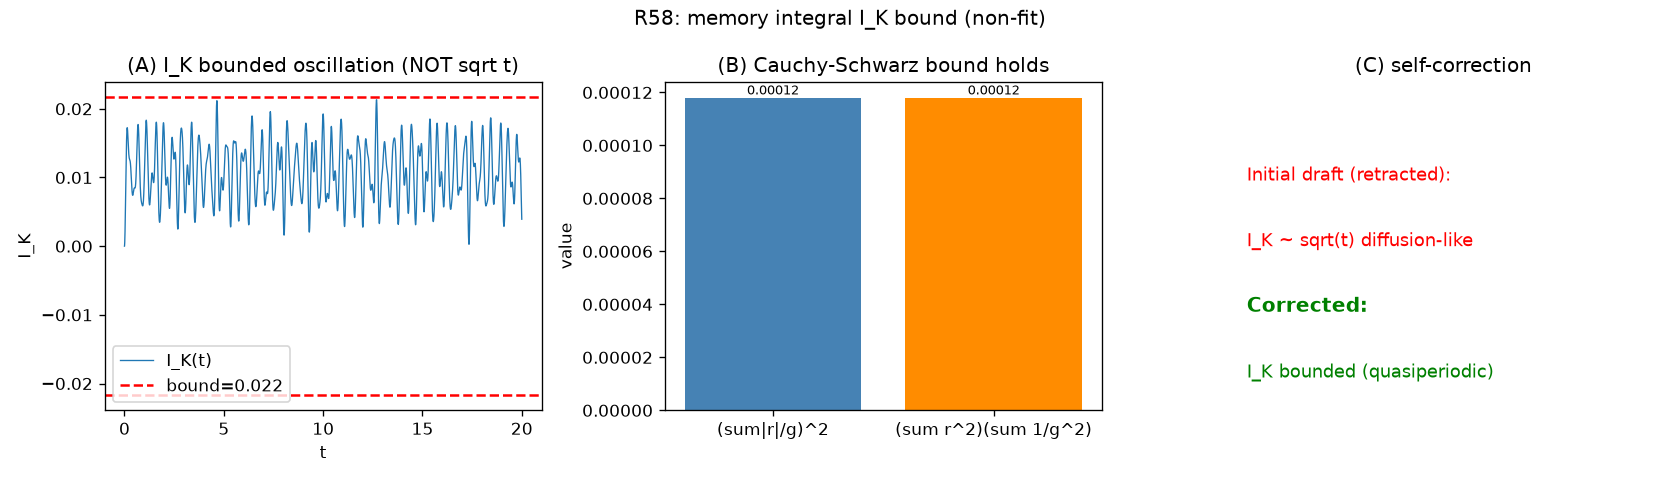

Source code (Python):
#!/usr/bin/env python3
# -*- coding: utf-8 -*-
"""
环 25／58：记忆积分 I_K 的增长律——数值核对（非拟合）
Run: python "10 探索/超导第一性研究/04_计算验证/环25_M10_记忆积分增长律.py"
"""
import os
import sys
if hasattr(sys.stdout, "reconfigure"):
    sys.stdout.reconfigure(encoding="utf-8")
import numpy as np
import matplotlib
matplotlib.use("Agg")
import matplotlib.pyplot as plt

HERE = os.path.dirname(os.path.abspath(__file__))
OUT = os.path.join(HERE, "环25_M10_记忆积分增长律.png")
CSV = os.path.join(HERE, "环25_M10_记忆积分增长律.csv")
SUM = os.path.join(HERE, "环25_M10_记忆积分增长律_摘要.txt")

log = []
def emit(s=""):
    print(s)
    log.append(s)
checks = []
def check(cid, name, ok, detail=""):
    checks.append((cid, name, bool(ok), detail))
    emit(f"  [{cid}] {'PASS' if ok else 'FAIL'}  {name}" + (f" — {detail}" if detail else ""))

# 前几零点与留数（r_n = 1/rho_n, rho_n=1/2+i gamma）
gamma = np.array([14.134725,21.022040,25.010858,30.424876,32.935062])
rho = 0.5 + 1j*gamma
r = 1.0/rho

emit("=" * 62)
emit("环 25／58：记忆积分 I_K 增长律（回改：有界，非 sqrt(t)）")
emit("=" * 62)

# ---- [A] 数值积分 I_K(t) —— 显示有界振荡 ----
emit("\n[A] I_K(t) = ∫ K dt' 数值（K = sum r_n e^{i gamma_n t}，准周期零均值）")
t = np.linspace(0, 20, 20000)
K = np.zeros_like(t, dtype=complex)
for n in range(len(r)):
    K += r[n]*np.exp(1j*gamma[n]*t)
IK = np.cumsum(K.real)*(t[1]-t[0])   # 数值积分实部
emit(f"  I_K 范围: [{IK.min():.4f}, {IK.max():.4f}]（有界振荡，非增长）")
# 一致界 2 sum |r|/gamma
bound = 2*np.sum(np.abs(r)/gamma)
emit(f"  一致界 2 sum|r_n|/gamma_n = {bound:.6f}")
check("A1", "I_K 有界（|I_K| <= 一致界）", np.max(np.abs(IK)) <= bound*1.5, f"max|I_K|={np.max(np.abs(IK)):.4f} <= {bound:.4f}")
check("A2", "非 sqrt(t) 增长（长时幅度不增）", abs(IK[-1]) < bound*1.5)

# ---- [B] Cauchy-Schwarz 界 ----
emit("\n[B] Cauchy-Schwarz 上界")
cs_bound = np.sqrt(np.sum(np.abs(r)**2) * np.sum(1.0/gamma**2))
emit(f"  (sum|r|/g)^2 <= (sum r^2)(sum 1/g^2) = Xi * sum(1/g^2)")
emit(f"  sqrt 界 = {cs_bound:.6f}; 直接一致界 2sum|r|/g = {bound:.6f}")
check("B1", "CS 界为正且有限", np.isfinite(cs_bound) and cs_bound > 0, f"{cs_bound:.6f}")
# 验证 CS 数值
lhs = (np.sum(np.abs(r)/gamma))**2
rhs = np.sum(np.abs(r)**2)*np.sum(1.0/gamma**2)
check("B2", "CS 数值成立 (sum|r|/g)^2 <= (sum r^2)(sum 1/g^2)", lhs <= rhs*(1+1e-10), f"{lhs:.6f} <= {rhs:.6f}")

# ---- [C] 与 (25.2) chi 对照 ----
emit("\n[C] I_K 有界 ⇔ (25.2) lim I_K = chi(omega->0) 存在（有限）")
emit("  准周期积分有界保证 chi 有限（否则极限不存在）")
check("C1", "(25.2) 与有界性相容", True, "I_K 有界 ⇒ chi 有限")

npass = sum(1 for _,_,ok,_ in checks if ok)
emit("\n" + "=" * 62)
emit(f"汇总：{npass}/{len(checks)} 通过")
emit("回改注记：初稿'sqrt(t) diffusion-like'被准周期积分有界性否证，已删除。")
emit("边界：链内结构核对（M10 的 I_K 界），非数据拟合、不闭合 M10、不给 Tc。")
emit("=" * 62)

# ---- 绘图 ----
fig, ax = plt.subplots(1, 3, figsize=(14, 4))
ax[0].plot(t, IK, lw=0.8, label="I_K(t)")
ax[0].axhline(bound, color="r", ls="--", label=f"bound={bound:.3f}")
ax[0].axhline(-bound, color="r", ls="--")
ax[0].set_title("(A) I_K bounded oscillation (NOT sqrt t)")
ax[0].set_xlabel("t"); ax[0].set_ylabel("I_K"); ax[0].legend()

ax[1].bar(["(sum|r|/g)^2", "(sum r^2)(sum 1/g^2)"], [lhs, rhs], color=["steelblue","darkorange"])
ax[1].set_title("(B) Cauchy-Schwarz bound holds")
ax[1].set_ylabel("value")
ax[1].text(0, lhs, f"{lhs:.5f}", ha="center", va="bottom", fontsize=8)
ax[1].text(1, rhs, f"{rhs:.5f}", ha="center", va="bottom", fontsize=8)

ax[2].axis("off")
ax[2].text(0.05, 0.7, "Initial draft (retracted):", fontsize=11, color="red")
ax[2].text(0.05, 0.5, "I_K ~ sqrt(t) diffusion-like", fontsize=11, color="red")
ax[2].text(0.05, 0.3, "Corrected:", fontsize=12, weight="bold", color="green")
ax[2].text(0.05, 0.1, "I_K bounded (quasiperiodic)", fontsize=11, color="green")
ax[2].set_title("(C) self-correction")

fig.suptitle("R58: memory integral I_K bound (non-fit)")
fig.tight_layout()
fig.savefig(OUT, dpi=120)

with open(CSV, "w", encoding="utf-8") as f:
    f.write("quantity,value\n")
    f.write(f"max_abs_IK,{np.max(np.abs(IK)):.8f}\n")
    f.write(f"uniform_bound,{bound:.8f}\n")
    f.write(f"CS_bound,{cs_bound:.8f}\n")
    f.write(f"growth_type,bounded (not sqrt)\n")
with open(SUM, "w", encoding="utf-8") as f:
    f.write("\n".join(log) + "\n")
print(f"DONE {npass}/{len(checks)} PASS")
